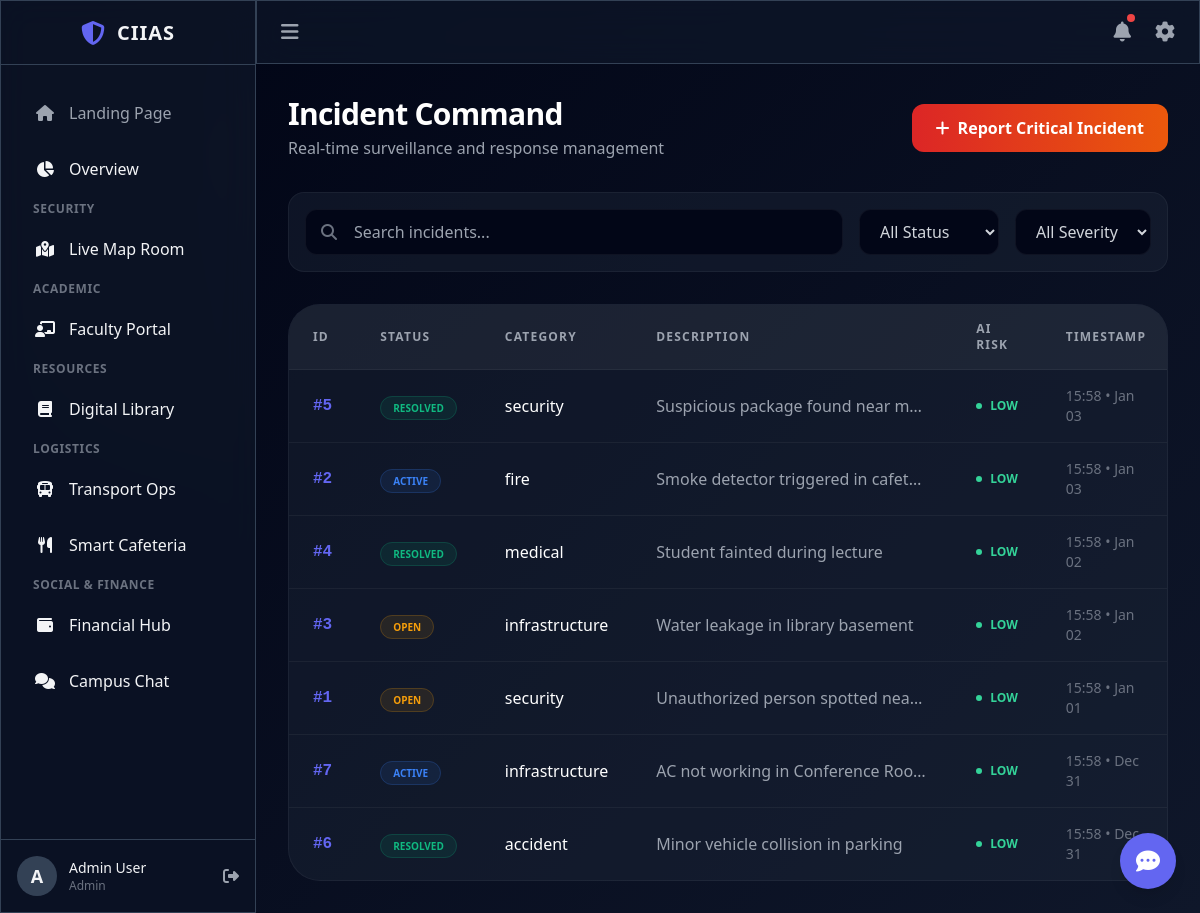
Page /incidents (signed in) on the committed database.
### app/models.py (models this page shows, shortened)
class Incident(db.Model):
    __tablename__ = 'incidents'
    id = db.Column(db.Integer, primary_key=True)
    user_id = db.Column(db.Integer, db.ForeignKey('users.id'), nullable=False)
    description = db.Column(db.Text, nullable=False)
    category = db.Column(db.String(50))  # security, fire, medical, accident, infrastructure
    severity = db.Column(db.String(20), default='medium')  # low, medium, high
    status = db.Column(db.String(20), default='open')  # open, in_progress, resolved
    image_url = db.Column(db.String(256))
    latitude = db.Column(db.Float)
    longitude = db.Column(db.Float)
    x = db.Column(db.Integer)
    y = db.Column(db.Integer)
    ai_category = db.Column(db.String(50))
    ai_confidence = db.Column(db.Float)
    ai_labels = db.Column(db.Text)
    ai_severity = db.Column(db.String(20))
    ai_recommendation = db.Column(db.Text)
    ai_analyzed_at = db.Column(db.DateTime)
    created_at = db.Column(db.DateTime, default=datetime.utcnow)
    resolved_at = db.Column(db.DateTime)
    user = db.relationship('User', backref='incidents')

### app/web/routes.py (the view)
@web_bp.route('/incidents')
@login_required
def incidents():
    status_filter = request.args.get('status', '')
    severity_filter = request.args.get('severity', '')
    search = request.args.get('search', '')
    query = Incident.query
    if status_filter:
        query = query.filter_by(status=status_filter)
    if severity_filter:
        query = query.filter_by(ai_severity=severity_filter)
    if search:
        query = query.filter(Incident.description.ilike(f'%{search}%'))
    all_incidents = query.order_by(Incident.created_at.desc()).all()
    return render_template('incidents.html', incidents=all_incidents)

### app/utils.py (called while the page is built)
def login_required(f):
    @wraps(f)
    def decorated_function(*args, **kwargs):
        if 'user_id' not in session:
            flash('Please login to access this page')
            return redirect(url_for('web.login'))
        return f(*args, **kwargs)
    return decorated_function

def has_permission(user_role, permission):
    return permission in PERMISSIONS.get(user_role, [])

### app/web/routes.py (called while the page is built)
@web_bp.context_processor
def inject_permissions():
    def check_permission(permission):
        return has_permission(session.get('user_role', 'student'), permission)
    return dict(has_permission=check_permission)

### app/templates/incidents.html (shortened to what this page needs)
{% extends "base_dashboard.html" %}
{% block content %}
<div class="max-w-7xl mx-auto page-enter">
    <div class="flex flex-col md:flex-row justify-between items-start md:items-center gap-4 mb-8" data-aos="fade-down">
        <div>
            <h1 class="text-3xl font-bold text-white tracking-tight">Incident Command</h1>
            <p class="text-gray-400 mt-1">Real-time surveillance and response management</p>
        </div>
        <button onclick="openModal()"
            class="px-6 py-3 bg-gradient-to-r from-red-600 to-orange-600 text-white font-bold rounded-xl hover:shadow-lg hover:shadow-red-600/20 transform hover:-translate-y-1 transition-all flex items-center gap-2">
            <i class="fas fa-plus"></i> Report Critical Incident
        </button>
    </div>
    <div class="glass-card p-4 rounded-2xl mb-8 flex flex-wrap gap-4 items-center" data-aos="fade-up">
        <div class="relative flex-1 min-w-[200px]">
            <i class="fas fa-search absolute left-4 top-1/2 -translate-y-1/2 text-gray-500"></i>
            <input type="text" placeholder="Search incidents..." id="searchIncident" onkeyup="filterIncidents()"
                class="w-full bg-dark border border-white/5 rounded-xl pl-12 pr-4 py-2.5 text-white focus:outline-none focus:ring-2 focus:ring-primary/50 transition-all">
        </div>
        <select id="statusFilter" onchange="filterIncidents()"
            class="bg-dark border border-white/5 rounded-xl px-4 py-2.5 text-gray-300 focus:outline-none focus:ring-2 focus:ring-primary/50 transition-all">
            <option value="">All Status</option>
        </select>
        <select id="severityFilter" onchange="filterIncidents()"
            class="bg-dark border border-white/5 rounded-xl px-4 py-2.5 text-gray-300 focus:outline-none focus:ring-2 focus:ring-primary/50 transition-all">
            <option value="">All Severity</option>
        </select>
    </div>
    <div class="glass-card rounded-[2rem] overflow-hidden" data-aos="fade-up" data-aos-delay="100">
        <div class="overflow-x-auto">
            <table class="w-full text-left border-collapse" id="incidentsTable">
                <thead>
                    <tr class="bg-white/5 border-b border-white/5">
                        <th class="px-6 py-4 text-xs font-bold text-gray-400 uppercase tracking-widest">ID</th>
                        <th class="px-6 py-4 text-xs font-bold text-gray-400 uppercase tracking-widest">Status</th>
                        <th class="px-6 py-4 text-xs font-bold text-gray-400 uppercase tracking-widest">Category</th>
                        <th class="px-6 py-4 text-xs font-bold text-gray-400 uppercase tracking-widest">Description</th>
                        <th class="px-6 py-4 text-xs font-bold text-gray-400 uppercase tracking-widest">AI Risk</th>
                        <th class="px-6 py-4 text-xs font-bold text-gray-400 uppercase tracking-widest">Timestamp</th>
                    </tr>
                </thead>
                <tbody class="divide-y divide-white/5">
                    {% for inc in incidents %}
                    <tr class="hover:bg-white/[0.02] transition-colors group" data-status="{{ inc.status }}"
                        data-severity="{{ inc.ai_severity }}">
                        <td class="px-6 py-4 font-mono text-primary font-bold">#{{ inc.id }}</td>
                        <td class="px-6 py-4">
                            {% if inc.status == 'open' %}
                            <span
                                class="px-3 py-1 bg-amber-500/10 text-amber-500 rounded-full text-[10px] font-bold uppercase border border-amber-500/20">Open</span>
                            {% elif inc.status == 'in_progress' %}
                            <span
                                class="px-3 py-1 bg-blue-500/10 text-blue-500 rounded-full text-[10px] font-bold uppercase border border-blue-500/20">Active</span>
                            {% elif inc.status == 'resolved' %}
                            <span
                                class="px-3 py-1 bg-emerald-500/10 text-emerald-500 rounded-full text-[10px] font-bold uppercase border border-emerald-500/20">Resolved</span>
                            {% else %}
                            <span
                                class="px-3 py-1 bg-slate-500/10 text-slate-500 rounded-full text-[10px] font-bold uppercase border border-slate-500/20">Closed</span>
                            {% endif %}
                        </td>
                        <td class="px-6 py-4 text-white font-medium">{{ inc.category }}</td>
                        <td class="px-6 py-4 text-gray-400 max-w-xs truncate">{{ inc.description }}</td>
                        <td class="px-6 py-4">
                            {% if inc.ai_severity == 'HIGH' %}
                            <span class="flex items-center gap-2 text-rose-500 text-xs font-black">
                                <span class="w-1.5 h-1.5 rounded-full bg-rose-500 animate-ping"></span> HIGH
                            </span>
                            {% elif inc.ai_severity == 'MEDIUM' %}
                            <span class="flex items-center gap-2 text-orange-400 text-xs font-black">
                                <span class="w-1.5 h-1.5 rounded-full bg-orange-400"></span> MEDIUM
                            </span>
                            {% else %}
                            <span class="flex items-center gap-2 text-emerald-400 text-xs font-black">
                                <span class="w-1.5 h-1.5 rounded-full bg-emerald-400"></span> LOW
                            </span>
                            {% endif %}
                        </td>
                        <td class="px-6 py-4 text-sm text-gray-500">{{ inc.created_at.strftime('%H:%M • %b %d') }}</td>
                    </tr>
                    {% endfor %}
                </tbody>
            </table>
        </div>
    </div>
</div>
{% endblock %}

### app/templates/base_dashboard.html (style rules this page uses)
body { font-family: 'Outfit', sans-serif; }
.glass-card { background: rgba(30, 41, 59, 0.4); backdrop-filter: blur(12px); border: 1px solid rgba(255, 255, 255, 0.05); transition: all 0.4s cubic-bezier(0.4, 0, 0.2, 1); }
.page-enter { animation: fadeIn 0.6s ease-out forwards; }

### rows in the picture
Incident: id "5", status "RESOLVED", category "security", description "Suspicious package found near m…", shows "LOW", created_at "15:58 • Jan 03"
Incident: id "2", status "ACTIVE", category "fire", description "Smoke detector triggered in cafet…", shows "LOW", created_at "15:58 • Jan 03"
Incident: id "4", status "RESOLVED", category "medical", description "Student fainted during lecture", shows "LOW", created_at "15:58 • Jan 02"
Incident: id "3", status "OPEN", category "infrastructure", description "Water leakage in library basement", shows "LOW", created_at "15:58 • Jan 02"
Incident: id "1", status "OPEN", category "security", description "Unauthorized person spotted nea…", shows "LOW", created_at "15:58 • Jan 01"
Incident: id "7", status "ACTIVE", category "infrastructure", description "AC not working in Conference Roo…", shows "LOW", created_at "15:58 • Dec 31"
Incident: id "6", status "RESOLVED", category "accident", description "Minor vehicle collision in parking", shows "LOW", created_at "15:58 • Dec 31"

### other values in the picture
{{ session.get('user_name', 'U')[0] }} "A"
{{ session.get('user_name', 'User') }} "Admin User"
{{ session.get('user_role', 'Guest') }} "Admin"
